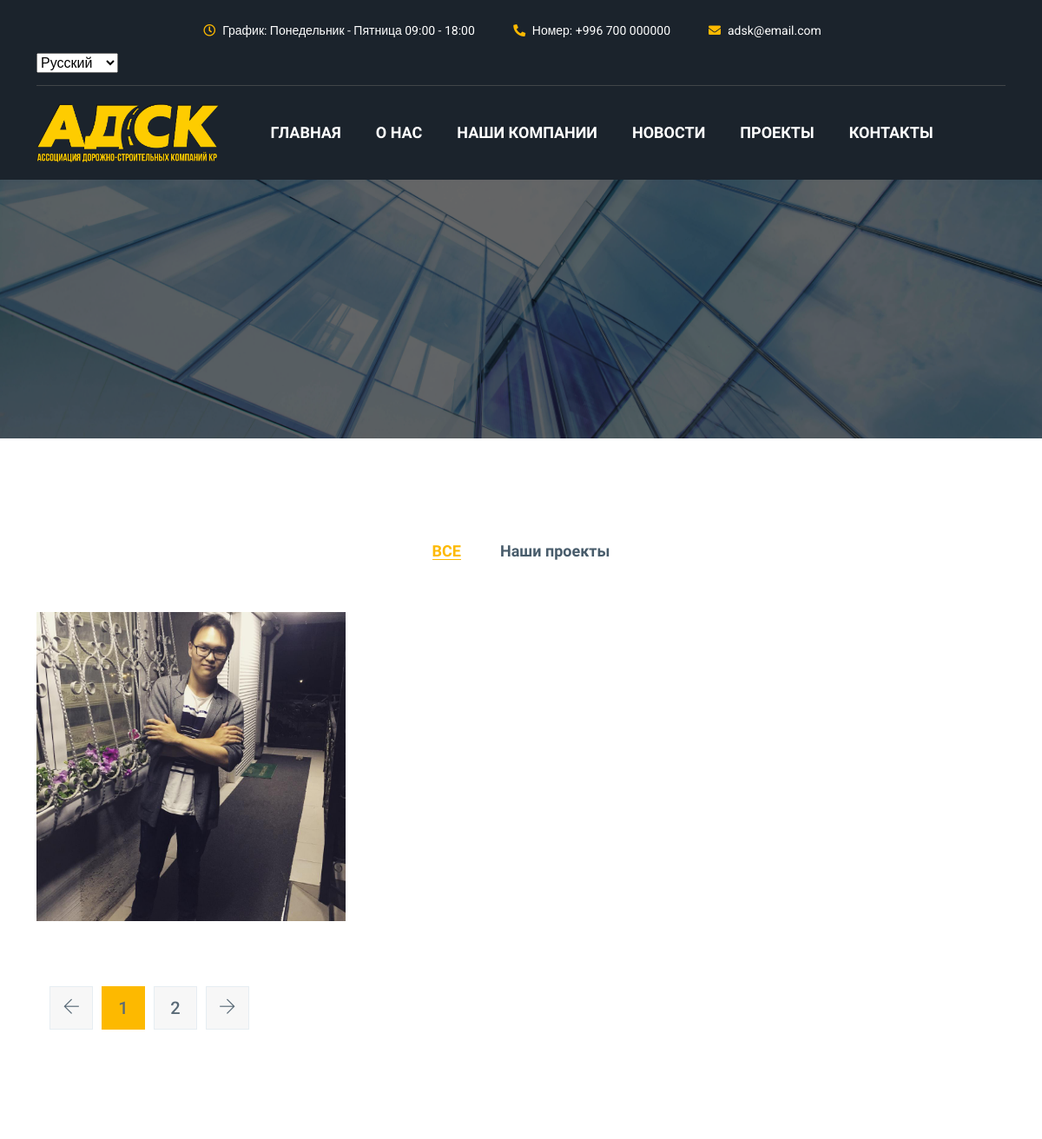
Page /portfolio/ (upper part) on the earlier database version.
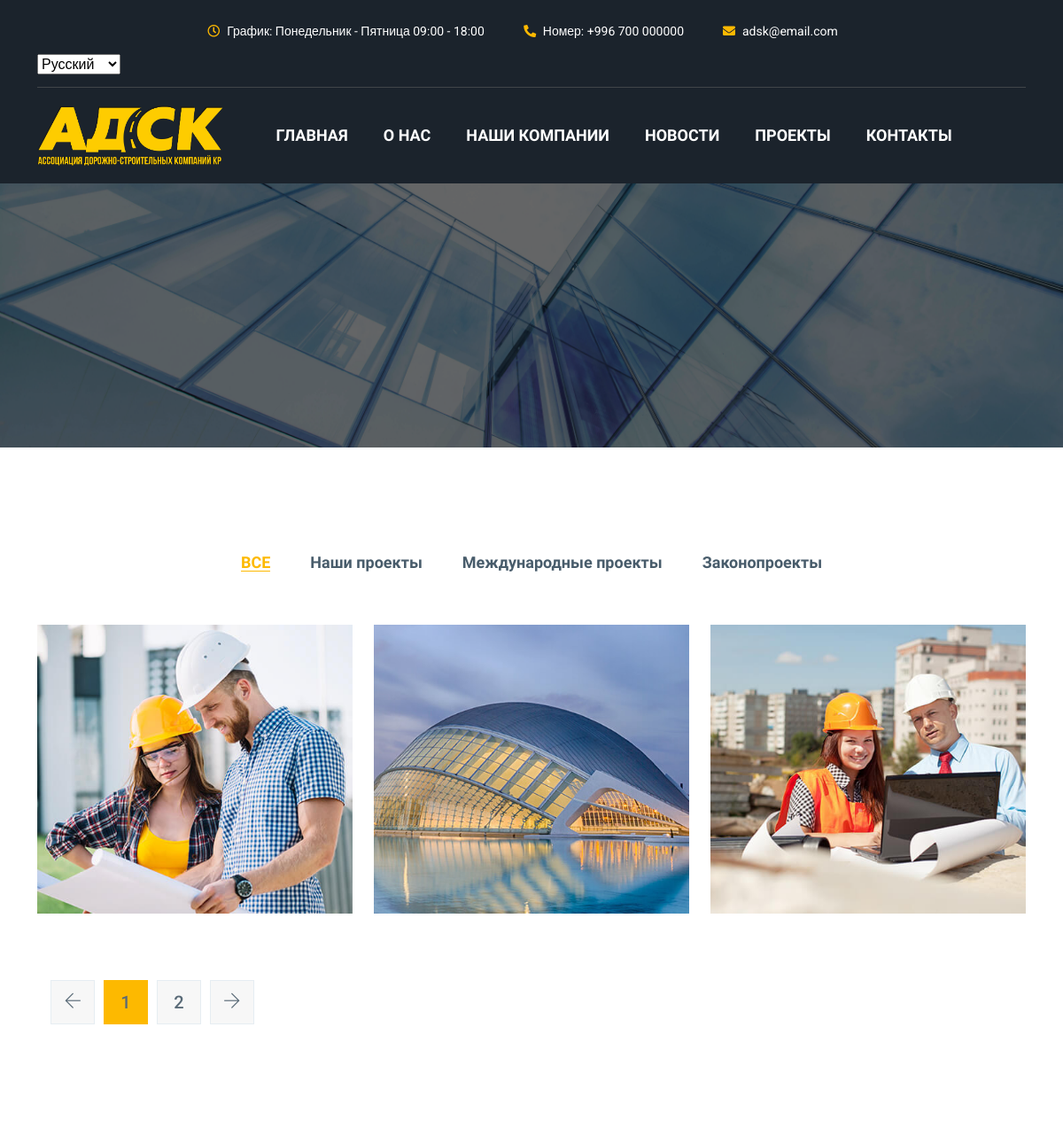
Same page on the later database version.
### first/models.py (models this page shows, shortened)
class Projects(models.Model):
    project_name = models.CharField(max_length=200, null=True, blank=True)

class Portfolio(models.Model):
    project_name = models.ForeignKey(Projects, on_delete=models.CASCADE, related_name="projects")
    project_title = models.CharField(max_length=200, null=True, blank=True)
    image = models.ImageField(upload_to='portfolio_images', verbose_name='Фото', blank=True, null=True)
    text = models.TextField(verbose_name="Полное описание")

### first/views.py (the view)
# urls.py: path('portfolio/', portfolio, name='portfolio'),
def portfolio(request):
    projects = Projects.objects.all()
    portfolio_ = Portfolio.objects.all()
    context = {"projects": projects, "portfolio": portfolio_}
    return render(request, "portfolio.html", context)

### templates/portfolio.html (shortened to what this page needs)
{% extends 'index.html' %}
{% load static %}
{% block page %}
            <section class="banner_area">
                <div class="overlay_bg parallax-effect" style="background: url(/static/img/banner3.jpg) no-repeat;"></div>
            </section>
            <section class="con_latest_project_area">
                <div class="container">
                    <div id="portfolio_filter" class="portfolio_filter">
                        <div data-filter="*" class="work_portfolio_item active">ВСЕ</div>
                        {% for project in projects %}
                        <div data-filter=".{{project.id}}" class="work_portfolio_item">{{project.project_name}}</div>
                        {% endfor %}
                    </div>
                    <div class="row portfolio_gallery" id="work-portfolio">
                        {% for port in portfolio %}
                        <div class="col-lg-4 col-sm-6 portfolio_item {{port.project_name.id}}">
                            <div class="portfolio_img hover_effect">
                               <a href="{% url 'portfolio' port.pk%}">
                                <img src="{{ port.image.url}}" alt="">
                                <div class="hover_content">
                                    <h5><span>{{port.project_title}}</span></h5>
                                    <h4><span>Round Office</span></h4>
                                </div>
                               </a>
                            </div>
                        </div>
                        {% endfor %}
                    </div>
                    <nav class="navigation pagination" role="navigation">
                        <a class="prev page-numbers" href="#"><i class="ti-arrow-left"></i></a>
                        <span aria-current="page" class="page-numbers current">1</span>
                        <a class="page-numbers" href="#">2</a>
                        <a class="next page-numbers" href="#"><i class="ti-arrow-right"></i></a>
                    </nav>
                </div>
            </section>
{% endblock %}

Differences in the rows shown:
removed Portfolio: image (picture)
added Projects: project_name "Международные проекты"
added Projects: project_name "Законопроекты"
added Portfolio: image (picture)
added Portfolio: image (picture)
added Portfolio: image (picture)
